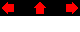

A level layout from a 2D game, rendered from its tile map. Below: a short description, then the map file with its tile-grid data intact:
An orthogonal 5x2 tile map with 16x16 px tiles, 1 tile layer (Tile Layer 1).

<map version="1.10" tiledversion="1.11.2" orientation="orthogonal" renderorder="right-up" width="5" height="2" tilewidth="16" tileheight="16" infinite="0" nextlayerid="2" nextobjectid="1">
 <tileset firstgid="1" source="../../tiletypes.tsx" />
 <layer id="1" name="Tile Layer 1" width="5" height="2">
  <data encoding="csv">
10,0,12,0,9,
1,1,1,1,1
</data>
 </layer>
</map>
